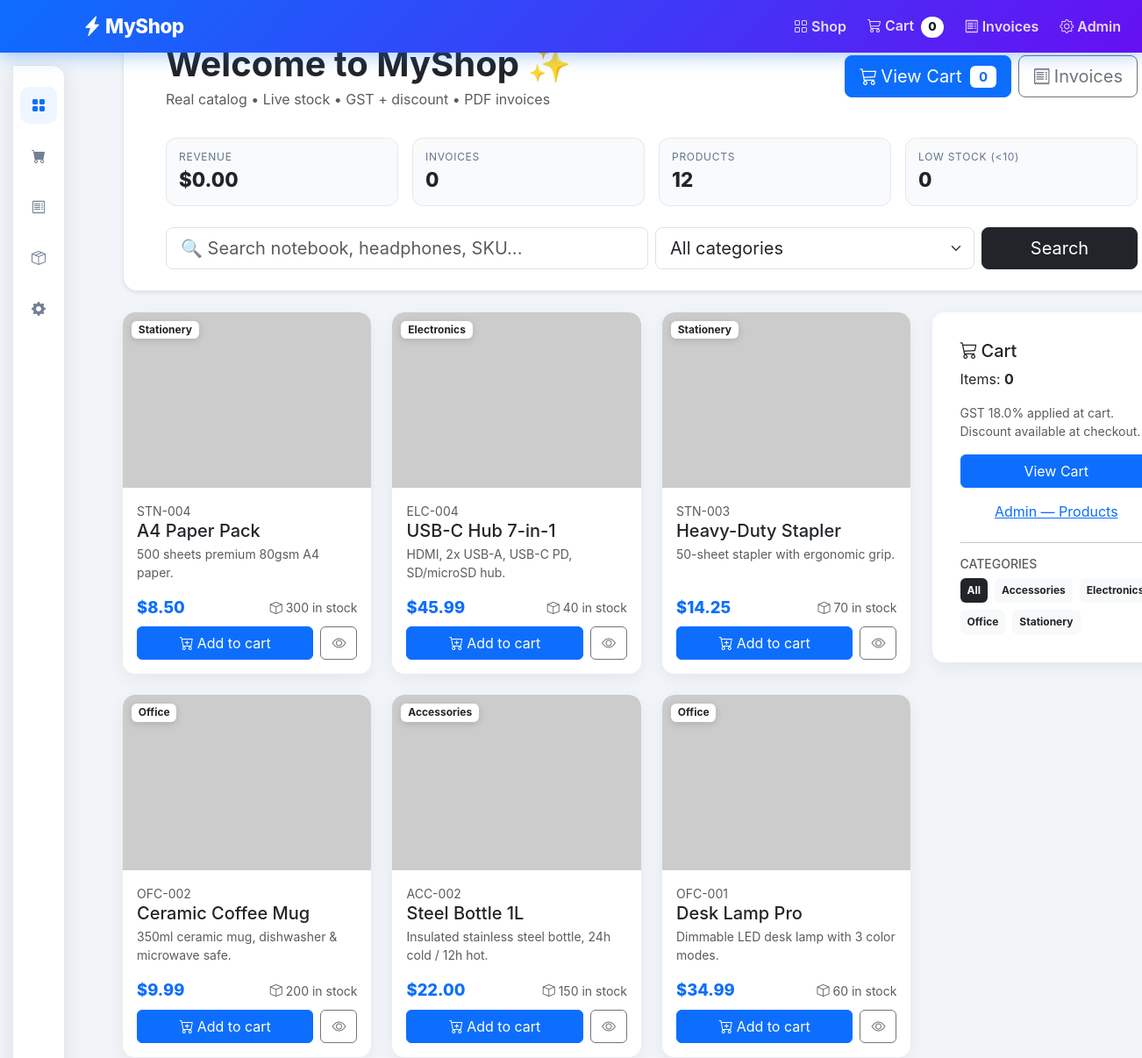
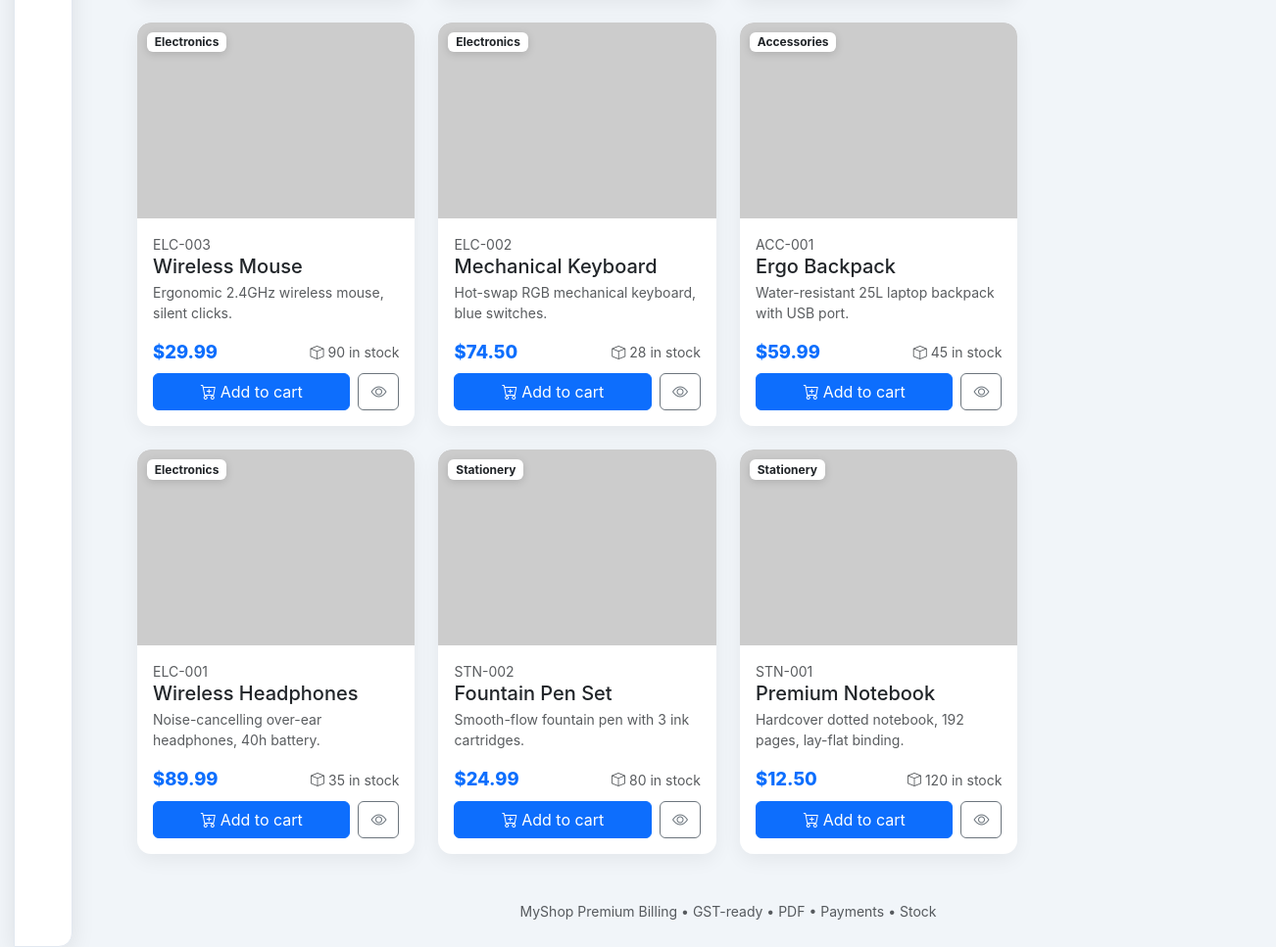
The page / on the database its author committed (2 pictures, top to bottom).
### tables this page shows
CREATE TABLE products (
    id INTEGER PRIMARY KEY AUTOINCREMENT,
    name TEXT NOT NULL,
    description TEXT DEFAULT '',
    category TEXT DEFAULT 'General',
    price REAL NOT NULL,
    stock INTEGER NOT NULL DEFAULT 50,
    sku TEXT DEFAULT '',
    image_url TEXT
);

### app.py (the view)
@app.route("/")
def index():
    db = get_db()
    q = (request.args.get("q") or "").strip()
    cat = (request.args.get("cat") or "").strip()
    query = "SELECT * FROM products WHERE 1=1"
    params: list = []
    if q:
        query += " AND (name LIKE ? OR description LIKE ? OR sku LIKE ?)"
        params += [f"%{q}%", f"%{q}%", f"%{q}%"]
    if cat:
        query += " AND category = ?"
        params.append(cat)
    query += " ORDER BY id DESC"
    products = db.execute(query, params).fetchall()
    cats = [r[0] for r in db.execute("SELECT DISTINCT category FROM products ORDER BY category").fetchall() if r[0]]
    cart = session.get("cart", {})
    cart_count = sum(cart.values()) if cart else 0
    try:
        revenue = db.execute("SELECT COALESCE(SUM(total),0) FROM invoices").fetchone()[0] or 0
        inv_count = db.execute("SELECT COUNT(*) FROM invoices").fetchone()[0] or 0
        prod_count = db.execute("SELECT COUNT(*) FROM products").fetchone()[0] or 0
        low_stock = db.execute("SELECT COUNT(*) FROM products WHERE stock < 10").fetchone()[0] or 0
    except Exception:
        revenue, inv_count, prod_count, low_stock = 0, 0, len(products), 0
    stats = {"revenue": revenue, "invoices": inv_count, "products": prod_count, "low_stock": low_stock}
    return render_template("index.html", products=products, cart_count=cart_count,
                           categories=cats, active_cat=cat, search_q=q, stats=stats,
                           tax_default=TAX_DEFAULT)

### app.py (called while the page is built)
def get_db():
    db = getattr(g, "db", None)
    if db is None:
        db = g.db = sqlite3.connect(DB_PATH)
        db.row_factory = sqlite3.Row
    return db

def _cols(db, table):
    try:
        return [r[1] for r in db.execute(f"PRAGMA table_info({table})").fetchall()]
    except Exception:
        return []

@app.before_request
def ensure_migrations():
    if DB_PATH.exists():
        try:
            migrate_db()
        except Exception:
            pass

### templates/index.html (shortened to what this page needs)
{% extends "layout.html" %}
{% block hero %}
  <div class="hero hero-home bg-white shadow-sm mb-4">
    <div class="container-fluid px-4 px-lg-5 py-4">
      <div class="d-flex justify-content-between align-items-center flex-wrap gap-3">
        <div>
          <h1 class="display-6 fw-bold mb-1">Welcome to MyShop ✨</h1>
          <p class="text-muted mb-0">Real catalog • Live stock • GST + discount • PDF invoices</p>
        </div>
        <div class="d-flex gap-2">
          <a href="/cart" class="btn btn-primary btn-lg"><i class="bi bi-cart3 me-1"></i>View Cart <span class="badge bg-white text-primary ms-1">{{ cart_count or 0 }}</span></a>
          <a href="/invoices" class="btn btn-outline-secondary btn-lg"><i class="bi bi-receipt me-1"></i>Invoices</a>
        </div>
      </div>
      <div class="row g-3 mt-3">
        <div class="col-6 col-md-3"><div class="stat-card"><div class="stat-label">Revenue</div><div class="stat-value">${{ '%.2f'|format(stats.revenue) }}</div></div></div>
        <div class="col-6 col-md-3"><div class="stat-card"><div class="stat-label">Invoices</div><div class="stat-value">{{ stats.invoices }}</div></div></div>
        <div class="col-6 col-md-3"><div class="stat-card"><div class="stat-label">Products</div><div class="stat-value">{{ stats.products }}</div></div></div>
        <div class="col-6 col-md-3"><div class="stat-card {{ 'stat-warn' if stats.low_stock else '' }}"><div class="stat-label">Low stock (&lt;10)</div><div class="stat-value">{{ stats.low_stock }}</div></div></div>
      </div>
      <form class="row g-2 mt-3" method="get" action="/">
        <div class="col-md-6"><input name="q" value="{{ search_q }}" class="form-control form-control-lg" placeholder="🔍 Search notebook, headphones, SKU..."></div>
        <div class="col-md-4">
          <select name="cat" class="form-select form-select-lg" onchange="this.form.submit()">
            <option value="">All categories</option>
          </select>
        </div>
        <div class="col-md-2 d-grid"><button class="btn btn-dark btn-lg">Search</button></div>
      </form>
    </div>
  </div>
{% endblock %}
{% block content %}
  <div class="row g-4">
    <div class="col-lg-9">
      <div class="row row-cols-1 row-cols-md-3 g-4">
        {% for p in products %}
        <div class="col">
          <div class="card h-100 product-card shadow-sm">
            <div class="product-img-wrap">
              {% if p.image_url %}
                <img src="{{ p.image_url }}" loading="lazy" class="card-img-top product-img" alt="{{ p.name }}" onerror="this.onerror=null;this.src='https://picsum.photos/seed/myshop{{ p.id }}/600/400'">
              {% else %}
                <img src="https://picsum.photos/seed/myshop{{ p.id }}/600/400" loading="lazy" class="card-img-top product-img" alt="{{ p.name }}">
              {% endif %}
              <span class="badge bg-white text-dark category-badge">{{ p.category or 'General' }}</span>
            </div>
            <div class="card-body d-flex flex-column">
              <div class="small text-muted">{{ p.sku or '' }}</div>
              <h5 class="card-title mb-1"><a href="/product/{{ p.id }}" class="product-link">{{ p.name }}</a></h5>
              <p class="card-text text-muted small product-desc">{{ p.description or '' }}</p>
              <div class="mt-auto">
                <div class="d-flex justify-content-between align-items-center mb-2">
                  <div class="price">${{ '%.2f'|format(p.price) }}</div>
                  <div class="small {{ 'text-danger fw-bold' if (p.stock or 0) < 10 else 'text-muted' }}"><i class="bi bi-box me-1"></i>{{ p.stock }} in stock</div>
                </div>
                <div class="d-flex gap-2">
                  <form action="/cart/add/{{ p.id }}" method="post" class="flex-fill d-grid">
                    <button class="btn btn-primary" {{ 'disabled' if (p.stock or 0) <= 0 else '' }}><i class="bi bi-cart-plus me-1"></i>{{ 'Out of stock' if (p.stock or 0) <= 0 else 'Add to cart' }}</button>
                  </form>
                  <a href="/product/{{ p.id }}" class="btn btn-outline-secondary"><i class="bi bi-eye"></i></a>
                </div>
              </div>
            </div>
          </div>
        </div>
        {% else %}
        <div class="col-12"><div class="alert alert-light">No products found. <a href="/">Clear filters</a></div></div>
        {% endfor %}
      </div>
    </div>
    <div class="col-lg-3">
      <div class="card shadow-sm sticky-sidebar p-3">
        <div class="card-body">
          <h5 class="card-title"><i class="bi bi-cart3 me-1"></i>Cart</h5>
          <p class="card-text">Items: <strong>{{ cart_count or 0 }}</strong></p>
          <p class="small text-muted">GST {{ tax_default }}% applied at cart. Discount available at checkout.</p>
          <a href="/cart" class="btn btn-primary w-100">View Cart</a>
          <a href="/admin/products" class="btn btn-link mt-2 w-100">Admin — Products</a>
          <hr>
          <h6 class="small text-muted text-uppercase">Categories</h6>
          <div class="d-flex flex-wrap gap-2">
            <a href="/" class="badge {{ 'bg-dark' if not active_cat else 'bg-light text-dark' }} text-decoration-none p-2">All</a>
            {% for c in categories %}
            <a href="/?cat={{ c }}" class="badge {{ 'bg-primary' if c == active_cat else 'bg-light text-dark' }} text-decoration-none p-2">{{ c }}</a>
            {% endfor %}
          </div>
        </div>
      </div>
    </div>
  </div>
{% endblock %}

### templates/layout.html (shortened to what this page needs)
<!doctype html>
<html lang="en">
  <head>
    <link href="https://cdn.jsdelivr.net/npm/bootstrap@5.3.0/dist/css/bootstrap.min.css" rel="stylesheet">
    <link rel="stylesheet" href="https://cdn.jsdelivr.net/npm/bootstrap-icons@1.10.5/font/bootstrap-icons.css">
    <link rel="stylesheet" href="/static/css/style.css">
  </head>
  <body>
    <header class="app-topbar">
      <div class="app-topbar-inner">
        <a class="app-brand" href="/"><i class="bi bi-lightning-charge-fill me-1"></i>MyShop</a>
        <nav class="app-toplinks" aria-label="Primary">
          <a href="/"><i class="bi bi-grid me-1"></i>Shop</a>
          <a href="/cart"><i class="bi bi-cart3 me-1"></i>Cart <span class="top-pill">{{ cart_count or 0 }}</span></a>
          <a href="/invoices"><i class="bi bi-receipt me-1"></i>Invoices</a>
          <a href="/admin/products"><i class="bi bi-gear me-1"></i>Admin</a>
        </nav>
      </div>
    </header>
    <aside class="app-sidebar" aria-hidden="false">
      <div class="sidebar-inner d-flex flex-column align-items-center py-3">
        <a class="sidebar-item {{ 'active' if request.path == '/' else '' }}" href="/" title="Shop"><i class="bi bi-grid-fill"></i></a>
        <a class="sidebar-item {{ 'active' if request.path.startswith('/cart') else '' }}" href="/cart" title="Cart"><i class="bi bi-cart-fill"></i></a>
        <a class="sidebar-item {{ 'active' if request.path.startswith('/invoices') or request.path.startswith('/invoice/') else '' }}" href="/invoices" title="Invoices"><i class="bi bi-receipt"></i></a>
        <a class="sidebar-item {{ 'active' if request.path.startswith('/order/') else '' }}" href="/invoices" title="Orders"><i class="bi bi-box-seam"></i></a>
        <a class="sidebar-item {{ 'active' if request.path.startswith('/admin') else '' }}" href="/admin/products" title="Admin"><i class="bi bi-gear-fill"></i></a>
      </div>
    </aside>
    <main class="app-main container-fluid px-4 px-lg-5 py-4">
      {% block hero %}{% endblock %}
      {% block content %}{% endblock %}
      <footer class="text-center text-muted small mt-5 pb-3">MyShop Premium Billing • GST-ready • PDF • Payments • Stock</footer>
    </main>
  </body>
</html>

### static/css/style.css (style rules this page uses)
body { background: #f1f5f9; font-family: Inter, system-ui, -apple-system, Segoe UI, Roboto, sans-serif; }
.app-topbar { position: fixed; inset: 0 0 auto 0; height: 60px; background: linear-gradient(135deg, #0d6efd, #6610f2); z-index: 1100; box-shadow: 0 4px 20px rgba(13,110,253,.35); }
.app-topbar-inner { height: 100%; display: flex; align-items: center; justify-content: space-between; padding: 0 24px 0 94px; }
.app-brand { color: #fff; text-decoration: none; font-weight: 800; font-size: 1.4rem; letter-spacing: -.02em; }
.app-toplinks { display: flex; align-items: center; gap: 24px; }
.app-toplinks a { color: rgba(255,255,255,.85); text-decoration: none; font-weight: 600; }
.top-pill { display: inline-flex; align-items: center; justify-content: center; min-width: 24px; height: 24px; padding: 0 8px; background: #fff; color: #0f172a; border-radius: 999px; font-size: .85rem; font-weight: 800; margin-left: 4px; }
.app-main { margin-left: 92px; padding-top: 76px; }
.hero { border-radius: 16px; border: 1px solid #e2e8f0; }
.hero-home { margin-top: 0; }
.stat-card { background: #f8fafc; border: 1px solid #e2e8f0; border-radius: 12px; padding: 12px 14px; }
.stat-label { font-size: .75rem; text-transform: uppercase; letter-spacing: .06em; color: #64748b; }
.stat-value { font-size: 1.4rem; font-weight: 800; }
.card { border: none; border-radius: 14px; }
.card.shadow-sm { box-shadow: 0 6px 20px rgba(2,6,23,.06) !important; }
.product-img-wrap { position: relative; }
.product-img { height: 200px; object-fit: cover; border-radius: 14px 14px 0 0; background: #e2e8f0; }
.category-badge { position: absolute; top: 10px; left: 10px; box-shadow: 0 2px 8px rgba(0,0,0,.15); }
.product-card { transition: transform .15s ease, box-shadow .15s ease; overflow: hidden; }
.price { font-weight: 800; color: #0d6efd; font-size: 1.15rem; }
.product-link { color: inherit; text-decoration: none; }
.product-desc { min-height: 38px; display: -webkit-box; -webkit-line-clamp: 2; -webkit-box-orient: vertical; overflow: hidden; }
.app-sidebar { position: fixed; left: 0; top: 60px; bottom: 0; width: 76px; z-index: 1000; padding: 14px 0; }
.sidebar-inner { background: #fff; border-radius: 0 14px 14px 0; box-shadow: 0 6px 24px rgba(2,6,23,.09); width: 60px; height: 100%; margin-left: 14px; border: 1px solid #e2e8f0; }
.sidebar-item { position: relative; display: flex; align-items: center; justify-content: center; width: 42px; height: 42px; margin: 8px auto; color: #737f92; text-align: center; border-radius: 10px; text-decoration: none; }
.sidebar-item.active, .sidebar-item:hover { background: #eff6ff; color: #0d6efd; text-decoration: none; }
.sticky-sidebar { position: sticky; top: 84px; }

### rows shown on the page
products: category "Stationery", sku "STN-004", name "A4 Paper Pack", description "500 sheets premium 80gsm A4 paper.", price "8.50", stock "300", stock "Add to cart"
products: category "Electronics", sku "ELC-004", name "USB-C Hub 7-in-1", description "HDMI, 2x USB-A, USB-C PD, SD/microSD hub.", price "45.99", stock "40", stock "Add to cart"
products: category "Stationery", sku "STN-003", name "Heavy-Duty Stapler", description "50-sheet stapler with ergonomic grip.", price "14.25", stock "70", stock "Add to cart"
products: category "Office", sku "OFC-002", name "Ceramic Coffee Mug", description "350ml ceramic mug, dishwasher & microwave safe.", price "9.99", stock "200", stock "Add to cart"
products: category "Accessories", sku "ACC-002", name "Steel Bottle 1L", description "Insulated stainless steel bottle, 24h cold / 12h hot.", price "22.00", stock "150", stock "Add to cart"
products: category "Office", sku "OFC-001", name "Desk Lamp Pro", description "Dimmable LED desk lamp with 3 color modes.", price "34.99", stock "60", stock "Add to cart"
products: category "Electronics", sku "ELC-003", name "Wireless Mouse", description "Ergonomic 2.4GHz wireless mouse, silent clicks.", price "29.99", stock "90", stock "Add to cart"
products: category "Electronics", sku "ELC-002", name "Mechanical Keyboard", description "Hot-swap RGB mechanical keyboard, blue switches.", price "74.50", stock "28", stock "Add to cart"
products: category "Accessories", sku "ACC-001", name "Ergo Backpack", description "Water-resistant 25L laptop backpack with USB port.", price "59.99", stock "45", stock "Add to cart"
products: category "Electronics", sku "ELC-001", name "Wireless Headphones", description "Noise-cancelling over-ear headphones, 40h battery.", price "89.99", stock "35", stock "Add to cart"
products: category "Stationery", sku "STN-002", name "Fountain Pen Set", description "Smooth-flow fountain pen with 3 ink cartridges.", price "24.99", stock "80", stock "Add to cart"
products: category "Stationery", sku "STN-001", name "Premium Notebook", description "Hardcover dotted notebook, 192 pages, lay-flat binding.", price "12.50", stock "120", stock "Add to cart"

### other values the page prints
{{ cart_count or 0 }} "0"
{{ '%.2f'|format(stats.revenue) }} "0.00"
{{ stats.invoices }} "0"
{{ stats.products }} "12"
{{ stats.low_stock }} "0"
{{ tax_default }} "18.0"
{{ c }} "Accessories" "Office" "Stationery"
